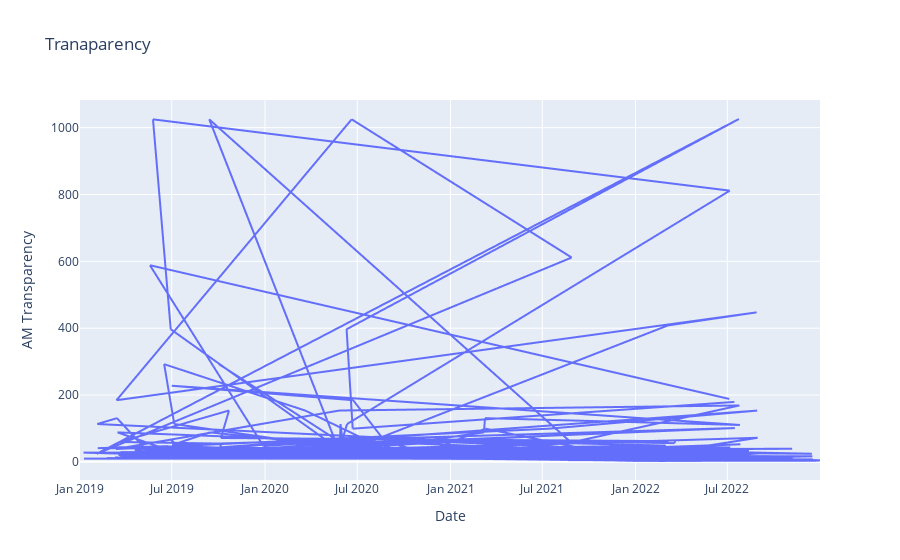

Here is the notebook cell this chart was saved with:
### Code cell
fig = px.line(df, x="Date", y="AM Transparency", title="Tranaparency")
fig.show()

### Figure 1 — Plotly figure (JSON) as saved in the notebook; plotly's stock layout.template omitted (floating-point values rounded to 4 significant figures; data arrays with more than 128 entries replaced by an {"elided": "..."} marker saying what was removed)
{"data": [{"hovertemplate": "Date=%{x}<br>AM Transparency=%{y}<extra></extra>", "legendgroup": "", "line": {"color": "#636efa", "dash": "solid"}, "marker": {"symbol": "circle"}, "mode": "lines", "name": "", "showlegend": false, "type": "scattergl", "x": {"elided": "28918 str values"}, "xaxis": "x", "y": {"elided": "28918 float values"}, "yaxis": "y"}], "layout": {"legend": {"tracegroupgap": 0}, "title": {"text": "Tranaparency"}, "xaxis": {"anchor": "y", "domain": [0, 1], "title": {"text": "Date"}}, "yaxis": {"anchor": "x", "domain": [0, 1], "title": {"text": "AM Transparency"}}}}
